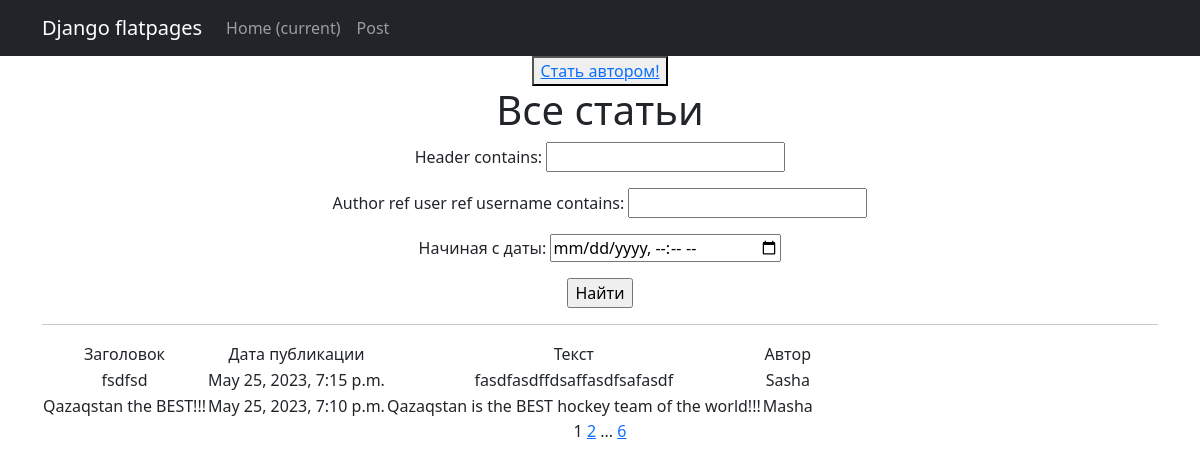
/news/ (signed in), run on an earlier commit of the app's database.
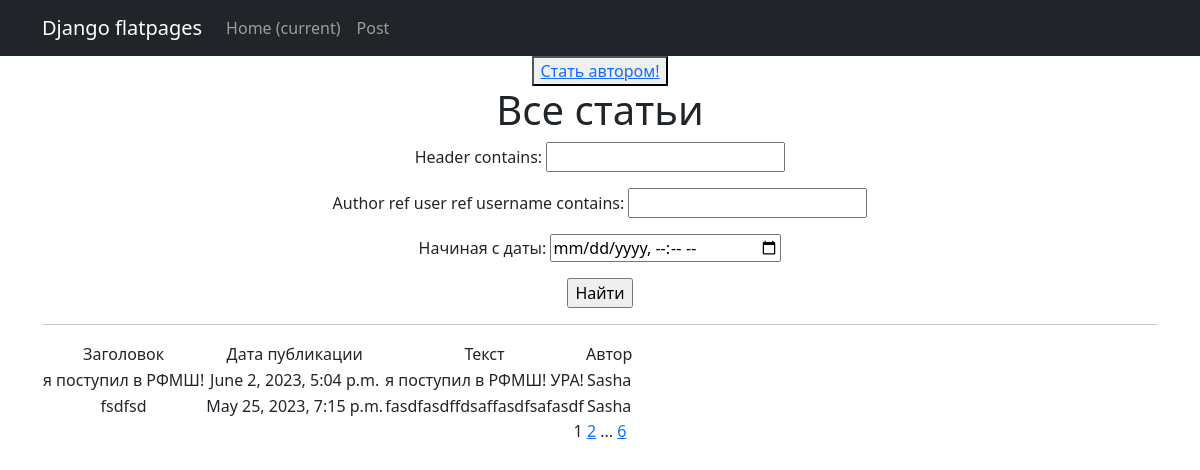
And on a later commit of the database.
### news_portal/models.py (models this page shows, shortened)
class Post(models.Model):
    author_ref = models.ForeignKey(Author, on_delete=models.CASCADE)
    a_or_n = models.BooleanField(default=False)
    time_create = models.DateTimeField(auto_now_add=True)
    categories = models.ManyToManyField(Category, through='PostCategory')
    header = models.CharField(max_length=255)
    article_text = models.TextField()
    article_rating = models.IntegerField(default=0)

class Author(models.Model):
    user_ref = models.OneToOneField(User, on_delete=models.CASCADE)
    user_rating = models.IntegerField(default=0)

### news_portal/views.py (the view)
# urls.py: path('', PostsList.as_view(), name='post_list'),
class PostsList(LoginRequiredMixin, ListView):
    model = Post
    ordering = '-time_create'
    template_name = 'posts.html'
    context_object_name = 'posts'
    paginate_by = 2  # вот так мы можем указать количество записей на странице
    def get_queryset(self):
       queryset = super().get_queryset()
       self.filterset = PostFilter(self.request.GET, queryset)
       return self.filterset.qs
    def get_context_data(self, **kwargs):
       context = super().get_context_data(**kwargs)
       context['filterset'] = self.filterset
       context['is_not_author'] = not self.request.user.groups.filter(name='authors').exists()
       return context

### news_portal/templatetags/custom_filters.py (called while the page is built)
@register.filter
def hide_forbidden(value):
    words = value.split()
    result = []
    for word in words:
        if word in forbidden_words:
            result.append(word[0] + "*"*(len(word)-2) + word[-1])
        else:
            result.append(word)
    return " ".join(result)

### news_portal/templatetags/custom_tags.py (called while the page is built)
@register.simple_tag(takes_context=True)
def url_replace(context, **kwargs):
   d = context['request'].GET.copy()
   for k, v in kwargs.items():
       d[k] = v
   return d.urlencode()

### templates/posts.html (shortened to what this page needs)
{% extends 'flatpages/default.html' %}
{% load custom_filters %}
{% load custom_tags %}
{% block content %}
    {% if is_not_author %}
        <button> <a href="author_up/"> Стать автором!</a> </button>
    {% endif %}
   <h1>Все статьи</h1>
   <form action="" method="get">
       {{ filterset.form.as_p }}
       <input type="submit" value="Найти" />
   </form>
   <hr>
   {% if posts %}
       <table>
           <tr>
               <td>Заголовок</td>
               <td>Дата публикации</td>
               <td>Текст</td>
               <td>Автор</td>
           </tr>
           {% for post in posts %}
           <tr>
               <td>{{ post.header|hide_forbidden }}</td>
               <td>{{ post.time_create }}</td>
               <td>{{ post.article_text|truncatechars:100|hide_forbidden  }}</td>
               <td>{{ post.author_ref.user_ref.username }}</td>
           </tr>
           {% endfor %}
       </table>
   {% else %}
       <h2>Статей нет!</h2>
   {% endif %}
   {{ page_obj.number }}
   {% if page_obj.has_next %}
       <a href="?{% url_replace page=page_obj.next_page_number %}">{{ page_obj.next_page_number }}</a>
       {% if paginator.num_pages != page_obj.next_page_number %}
           ...
           <a href="?{% url_replace page=page_obj.paginator.num_pages %}">{{ page_obj.paginator.num_pages }}</a>
       {% endif %}
   {% endif %}
{% endblock content %}

### templates/flatpages/default.html (shortened to what this page needs)
<!DOCTYPE html>
{% load static %}
<html lang="en">
    <head>
        <link href="{% static 'css/styles.css' %}" rel="stylesheet" />
    </head>
    <body>
        <nav class="navbar navbar-expand-lg navbar-dark bg-dark static-top">
           <div class="container">
               <a class="navbar-brand" href="#">Django flatpages</a>
               <div class="collapse navbar-collapse" id="navbarResponsive">
                   <ul class="navbar-nav ml-auto">
                       <li class="nav-item active">
                           <a class="nav-link" href="#">Home
                               <span class="sr-only">(current)</span>
                           </a>
                       </li>
                       <li class="nav-item">
                           <a class="nav-link" href="/posts/">Post</a>
                       </li>
                   </ul>
               </div>
           </div>
        </nav>
        <div class="container">
           <div class="row">
               <div class="col-lg-12 text-center">
                   {% block content %}{% endblock content %}
               </div>
           </div>
        </div>
    </body>
</html>

What changed in the data, as far as the page shows it:
no longer on this page (row unchanged): Post: header|hide_forbidden "Qazaqstan the BEST!!!", time_create "May 25, 2023, 7:10 p.m.", article_text|hide_forbidden "Qazaqstan is the BEST hockey team of the world!!!", author_ref.user_ref.username "Masha"
added Post: header|hide_forbidden "я поступил в РФМШ!", time_create "June 2, 2023, 5:04 p.m.", article_text|hide_forbidden "я поступил в РФМШ! УРА!", author_ref.user_ref.username "Sasha"
